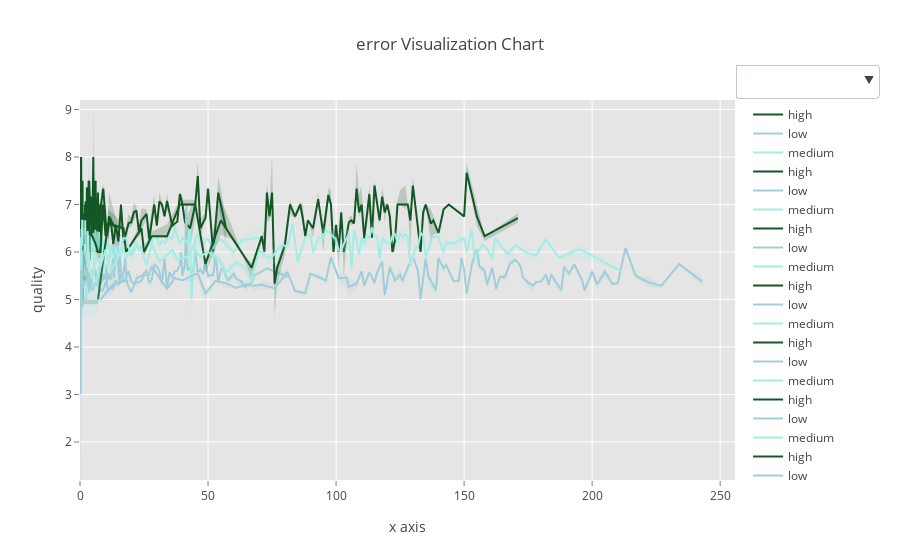

Here is the notebook cell this chart was saved with:
### Code cell
class NotebookViz(object):
    
    rgb = lambda: random.randint(0,255)
    
    def __init__(self, rgb=None):
        if rgb is None:
            self.r, self.g, self.b = [NotebookViz.rgb() for i in range(3)]
        else:
            self.r, self.g, self.b = rgb
            
        self.traces = []
        self.all_indices = []
        self.all_x_names = []
        self.col_lookup = {}
        self.layout_lookup = {}
        self.range_lookup = {}
        self.title_lookup = {}
            
    def _create_base_trace(self, level, x, y, rgb=None):
        
        if rgb is None:
            r, g, b = self.r, self.g, self.b
        else:
            r, g, b = rgb

        trace1 = go.Scatter(
            x=x,
            y=y,
            line=dict(color='rgb({},{},{})'.format(r, g, b)),
            mode='lines',
            name=level,
        )
        
        return trace1
    
    def _create_error_trace(self, level, x, x_rev, y, y_upper, y_lower, 
                            rgb=None):
        # pick colors
        if rgb is None:
            r, g, b = self.r, self.g, self.b
        else:
            r, g, b = rgb
        trace1 = go.Scatter(
            x=x+x_rev,
            y=y_upper + y_lower,
            fill='tozerox',
            fillcolor='rgba({},{},{},0.2)'.format(r, g, b),
            line=dict(color='rgba(255,255,255,0)'),
            showlegend=False,
            name=level,
        )
        
        trace2 = self._create_base_trace(level, x, y, rgb=rgb)

        return (trace1, trace2)
    
    def _base_layer(self, df=None):

        for x_idx, x_name in enumerate(df['x_name'].unique()):
            

            x_group_slice = df.loc[(df['groupByVarName'] == self.groupby_name)&(df['x_name'] == x_name)]
            master_x = x_group_slice['x_value'].values
            self.all_x_names.append(x_name)
            self.col_lookup[x_name] = []
            self.range_lookup[x_name] = [np.min(master_x), np.max(master_x)]
            self.title_lookup[x_name] = '{} for {} {} chart'.format(x_name, self.groupby_name, self.class_type)
            yield (x_name, x_group_slice)
            
    def _create_nested_error_traces(self, df=None, 
                                   groupby_name=None):
        """
        Create plotly traces for each feature and level within specified groupby_var
        
        """
        for x_name, x_group_slice in self._base_layer(df=df):

            for l_idx, level in enumerate(self.levels):
                mask = x_group_slice['groupByValue'] == level
                y = x_group_slice.loc[mask, 'predictedYSmooth'].values
                y_lower = (y + x_group_slice.loc[mask, 'errNeg'].values).tolist()
                y_lower = y_lower[::-1]
                y_upper = (y + x_group_slice.loc[mask, 'errPos'].values).tolist()
                x = x_group_slice.loc[mask, 'x_value'].tolist()
                x_rev = x[::-1]

                trace1, trace2 = self._create_error_trace(level, x, x_rev, y, y_upper, y_lower, 
                                                          rgb=self.rgb_anchor[l_idx])
                trace_tracker_1 = len(self.traces)
                trace_tracker_2 = trace_tracker_1 + 1
                self.traces.append(trace1)
                self.all_indices.append(trace_tracker_1)
                self.traces.append(trace2)
                self.all_indices.append(trace_tracker_2)
                self.col_lookup[x_name].append(trace_tracker_1)
                self.col_lookup[x_name].append(trace_tracker_2)
                            
    def _create_nested_sensitivity_traces(self, df=None):

        for x_name, x_group_slice in self._base_layer(df=df):

            for l_idx, level in enumerate(self.levels):
                mask = x_group_slice['groupByValue'] == level
                y = x_group_slice.loc[mask, 'predictedYSmooth'].values
                x = x_group_slice.loc[mask, 'x_value'].tolist()

                trace1 = self._create_base_trace(level, x, y, rgb=self.rgb_anchor[l_idx])
                trace_tracker_1 = len(self.traces)
                self.traces.append(trace1)
                self.all_indices.append(trace_tracker_1)
                self.col_lookup[x_name].append(trace_tracker_1)
    
    def _create_update_menu(self, buttons):
    
        updatemenus = list([
            dict(active=-1, 
                buttons=buttons, 
                direction = 'down',
                    pad = {'r': 10, 't': 10},
                    showactive = True,
                    xanchor = 'left',
                    yanchor = 'top', 
                y=1.12, 
                x=1, 
                )
        ])

        return updatemenus
    
    def _create_buttons(self):

        buttons = []

        for x_name in self.all_x_names:
            format_dict = {}
            format_dict['label'] = x_name
            format_dict['method'] = 'update'
            format_dict['args'] = [
                {'visible': np.isin(self.all_indices, self.col_lookup[x_name])}, 
                {'title': '{} VIZ {}; Groupby: {}'.format(self.class_type, x_name, self.groupby_name), 
                'xaxis': dict(
                    gridcolor='rgb(255,255,255)',
                    range=self.range_lookup[x_name],
                    showgrid=True,
                    showline=False,
                    showticklabels=True,
                    tickcolor='rgb(127,127,127)',
                    ticks='outside',
                    zeroline=False,
                    title=x_name
                )}
            ]
            buttons.append(format_dict)

        return buttons
    
    def _create_layout(self, updatemenus):
        layout = go.Layout(
            title='{} Visualization Chart'.format(self.class_type),
            paper_bgcolor='rgb(255,255,255)',
            plot_bgcolor='rgb(229,229,229)',
            xaxis=dict(
                gridcolor='rgb(255,255,255)',
                #range=[np.min(x), np.max(x)],
                showgrid=True,
                showline=False,
                showticklabels=True,
                tickcolor='rgb(127,127,127)',
                ticks='outside',
                zeroline=False,
                title='x axis'
            ),
            yaxis=dict(
                gridcolor='rgb(255,255,255)',
                showgrid=True,
                showline=False,
                showticklabels=True,
                tickcolor='rgb(127,127,127)',
                ticks='outside',
                zeroline=False, 
                title=self.target_name
            ),
            updatemenus=updatemenus,
        )
        
        return layout
    
    def viz_now(self, input_df=None, groupby_name=None, 
                chart_type='sensitivity'):
        

        
        if groupby_name is None:
            raise ValueError("""Must select viable groupby variable. Available groupby variables
            inclue: {}""".format(None)) # TODO add self.groupby_df names
            
        self.groupby_name = groupby_name
        self.class_type = chart_type
        self.target_name = 'quality'
        
        # iterate over levels within groupby_name
        self.levels = input_df.loc[input_df['groupByVarName'] == self.groupby_name, 'groupByValue'].unique()
        self.rgb_anchor = [(NotebookViz.rgb(), NotebookViz.rgb(), NotebookViz.rgb()) for level in self.levels]
            
        if self.class_type == 'sensitivity':

            self._create_nested_sensitivity_traces(df=input_df)
        else:
            self._create_nested_error_traces(df=input_df)

        buttons = self._create_buttons()

        updatemenus = self._create_update_menu(buttons)

        layout = self._create_layout(updatemenus)

        #layout['updatemenus'] = updatemenus

        data = self.traces
        fig = go.Figure(data=data, layout=layout)
        return iplot(fig)


NV = NotebookViz()
NV.viz_now(input_df=res, groupby_name='alcohol', chart_type='error')
